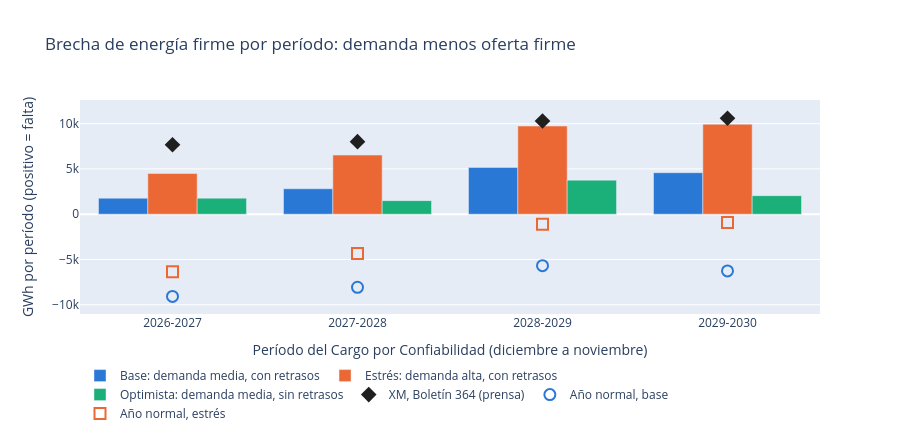

Source (notebook cell):
### Markdown cell above
### 4.2 La brecha de energía firme

La brecha de cada período en los tres escenarios de la sección 3.3. Los marcadores vacíos son la brecha del año de hidrología normal, y los rombos, las cifras del Boletín 364 de XM para cada período, tomadas de la prensa.

### Code cell
ref = leer("referencias_suficiencia.csv").query("concepto == 'brecha_firme' and fuente == 'XM' and periodo in @PERIODOS")
fig = px.bar(balances.assign(escenario=balances["escenario"].map(NOMBRES_ESCENARIO)), x="periodo", y="brecha_gwh",
             color="escenario", barmode="group", color_discrete_map={NOMBRES_ESCENARIO[k]: v for k, v in COLORES_ESCENARIO.items()},
             custom_data=["brecha_pct"], labels={"periodo": "Período del Cargo por Confiabilidad (diciembre a noviembre)",
                                                "brecha_gwh": "GWh por período (positivo = falta)", "escenario": "Escenario"},
             title="Brecha de energía firme por período: demanda menos oferta firme")
fig.update_traces(hovertemplate="%{y:,.0f} GWh (%{customdata[0]:.1f}% de la demanda)<extra></extra>")
fig.add_scatter(x=ref["periodo"], y=ref["valor"], mode="markers", name="XM, Boletín 364 (prensa)",
                marker=dict(symbol="diamond", size=12, color="#1f1f1f"))
for e, simbolo in [("base", "circle-open"), ("estres", "square-open")]:            # el año de hidrología normal
    fig.add_scatter(x=PERIODOS, y=ano_normal[("Año normal", e)], mode="markers",
                    name=f"Año normal, {NOMBRES_ESCENARIO[e].split(':')[0].lower()}",
                    marker=dict(symbol=simbolo, size=11, color=COLORES_ESCENARIO[e], line=dict(width=2)))
fig.update_layout(height=440, legend=LEYENDA, separators=",.")
fig.show()

### Figure 1 — Plotly figure (JSON) as saved in the notebook; plotly's stock layout.template omitted (floating-point values rounded to 4 significant figures)
{"data": [{"alignmentgroup": "True", "customdata": [[1.893], [2.917], [5.236], [4.55]], "hovertemplate": "%{y:,.0f} GWh (%{customdata[0]:.1f}% de la demanda)<extra></extra>", "legendgroup": "Base: demanda media, con retrasos", "marker": {"color": "#2a78d6", "pattern": {"shape": ""}}, "name": "Base: demanda media, con retrasos", "offsetgroup": "Base: demanda media, con retrasos", "orientation": "v", "showlegend": true, "textposition": "auto", "type": "bar", "x": ["2026-2027", "2027-2028", "2028-2029", "2029-2030"], "xaxis": "x", "y": [1770.0, 2809.0, 5168.0, 4585.0], "yaxis": "y"}, {"alignmentgroup": "True", "customdata": [[4.669], [6.531], [9.432], [9.362]], "hovertemplate": "%{y:,.0f} GWh (%{customdata[0]:.1f}% de la demanda)<extra></extra>", "legendgroup": "Estrés: demanda alta, con retrasos", "marker": {"color": "#eb6834", "pattern": {"shape": ""}}, "name": "Estrés: demanda alta, con retrasos", "offsetgroup": "Estrés: demanda alta, con retrasos", "orientation": "v", "showlegend": true, "textposition": "auto", "type": "bar", "x": ["2026-2027", "2027-2028", "2028-2029", "2029-2030"], "xaxis": "x", "y": [4493.0, 6532.0, 9740.0, 9933.0], "yaxis": "y"}, {"alignmentgroup": "True", "customdata": [[1.893], [1.557], [3.814], [2.033]], "hovertemplate": "%{y:,.0f} GWh (%{customdata[0]:.1f}% de la demanda)<extra></extra>", "legendgroup": "Optimista: demanda media, sin retrasos", "marker": {"color": "#1baf7a", "pattern": {"shape": ""}}, "name": "Optimista: demanda media, sin retrasos", "offsetgroup": "Optimista: demanda media, sin retrasos", "orientation": "v", "showlegend": true, "textposition": "auto", "type": "bar", "x": ["2026-2027", "2027-2028", "2028-2029", "2029-2030"], "xaxis": "x", "y": [1770.0, 1499.0, 3764.0, 2049.0], "yaxis": "y"}, {"marker": {"color": "#1f1f1f", "size": 12, "symbol": "diamond"}, "mode": "markers", "name": "XM, Boletín 364 (prensa)", "type": "scatter", "x": ["2026-2027", "2027-2028", "2028-2029", "2029-2030"], "y": [7669.0, 8015.0, 10300.0, 10600.0]}, {"marker": {"color": "#2a78d6", "line": {"width": 2}, "size": 11, "symbol": "circle-open"}, "mode": "markers", "name": "Año normal, base", "type": "scatter", "x": ["2026-2027", "2027-2028", "2028-2029", "2029-2030"], "y": [-9080.0, -8071.0, -5682.0, -6265.0]}, {"marker": {"color": "#eb6834", "line": {"width": 2}, "size": 11, "symbol": "square-open"}, "mode": "markers", "name": "Año normal, estrés", "type": "scatter", "x": ["2026-2027", "2027-2028", "2028-2029", "2029-2030"], "y": [-6357.0, -4348.0, -1109.0, -916.3]}], "layout": {"barmode": "group", "height": 440, "legend": {"orientation": "h", "title": {}, "tracegroupgap": 0, "x": 0, "y": -0.22, "yanchor": "top"}, "separators": ",.", "title": {"text": "Brecha de energía firme por período: demanda menos oferta firme"}, "xaxis": {"anchor": "y", "domain": [0.0, 1.0], "title": {"text": "Período del Cargo por Confiabilidad (diciembre a noviembre)"}}, "yaxis": {"anchor": "x", "domain": [0.0, 1.0], "title": {"text": "GWh por período (positivo = falta)"}}}}
